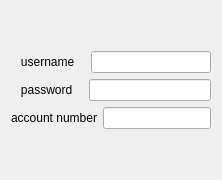
            <widget class="QWidget" name="tab_16">
             <attribute name="title">
              <string>VELOX-OMS</string>
             </attribute>
             <layout class="QVBoxLayout" name="verticalLayout_45">
              <item>
               <layout class="QVBoxLayout" name="verticalLayout_31" stretch="6,1,1,1,6">
                <item>
                 <spacer name="verticalSpacer_25">
                  <property name="orientation">
                   <enum>Qt::Vertical</enum>
                  </property>
                  <property name="sizeHint" stdset="0">
                   <size>
                    <width>20</width>
                    <height>40</height>
                   </size>
                  </property>
                 </spacer>
                </item>
                <item>
                 <layout class="QHBoxLayout" name="horizontalLayout_45">
                  <item>
                   <widget class="QLabel" name="label_45">
                    <property name="text">
                     <string>   username   </string>
                    </property>
                   </widget>
                  </item>
                  <item>
                   <widget class="QLineEdit" name="lineEdit_west_username"/>
                  </item>
                 </layout>
                </item>
                <item>
                 <layout class="QHBoxLayout" name="horizontalLayout_44">
                  <item>
                   <widget class="QLabel" name="label_46">
                    <property name="text">
                     <string>   password   </string>
                    </property>
                   </widget>
                  </item>
                  <item>
                   <widget class="QLineEdit" name="lineEdit_west_password"/>
                  </item>
                 </layout>
                </item>
                <item>
                 <layout class="QHBoxLayout" name="horizontalLayout_43">
                  <item>
                   <widget class="QLabel" name="label_47">
                    <property name="text">
                     <string>account number</string>
                    </property>
                   </widget>
                  </item>
                  <item>
                   <widget class="QLineEdit" name="lineEdit_west_account_number"/>
                  </item>
                 </layout>
                </item>
                <item>
                 <spacer name="verticalSpacer_24">
                  <property name="orientation">
                   <enum>Qt::Vertical</enum>
                  </property>
                  <property name="sizeHint" stdset="0">
                   <size>
                    <width>20</width>
                    <height>40</height>
                   </size>
                  </property>
                 </spacer>
                </item>
               </layout>
              </item>
             </layout>
            </widget>
